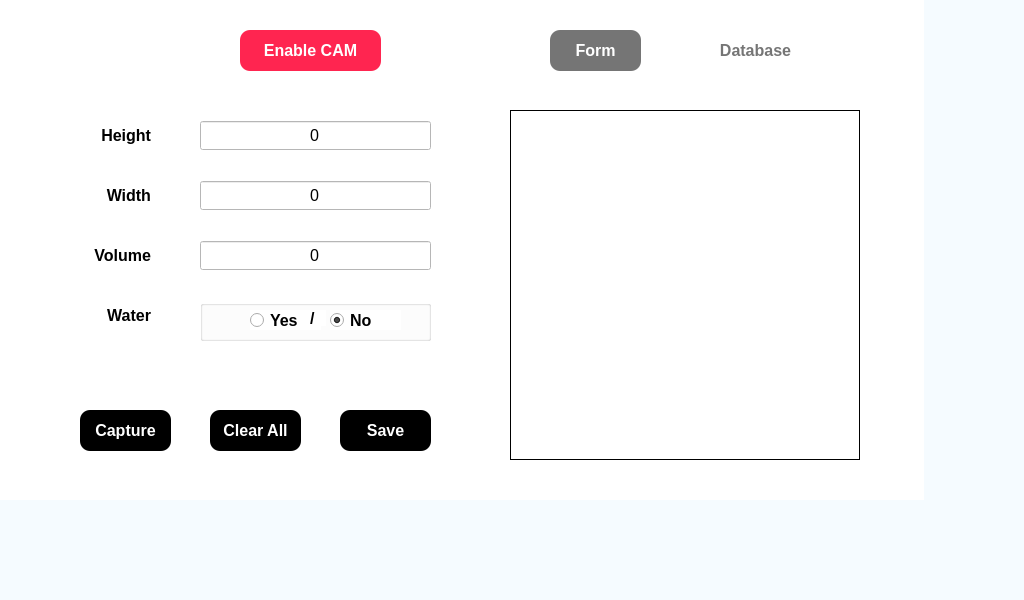
<?xml version="1.0" encoding="UTF-8"?>
<ui version="4.0">
 <class>MainWindow</class>
 <widget class="QMainWindow" name="MainWindow">
  <property name="geometry">
   <rect>
    <x>0</x>
    <y>0</y>
    <width>1024</width>
    <height>600</height>
   </rect>
  </property>
  <property name="minimumSize">
   <size>
    <width>1024</width>
    <height>600</height>
   </size>
  </property>
  <property name="maximumSize">
   <size>
    <width>1024</width>
    <height>600</height>
   </size>
  </property>
  <property name="windowTitle">
   <string>Dialog</string>
  </property>
  <property name="styleSheet">
   <string notr="true">background-color: rgb(245, 251, 255)</string>
  </property>
  <widget class="QFrame" name="frame">
   <property name="minimumSize">
    <size>
     <width>924</width>
     <height>500</height>
    </size>
   </property>
   <property name="maximumSize">
    <size>
     <width>924</width>
     <height>500</height>
    </size>
   </property>
   <property name="styleSheet">
    <string notr="true">background-color: rgb(255, 255, 255)</string>
   </property>
   <property name="frameShape">
    <enum>QFrame::NoFrame</enum>
   </property>
   <property name="frameShadow">
    <enum>QFrame::Raised</enum>
   </property>
   <widget class="QPushButton" name="bt_capture">
    <property name="geometry">
     <rect>
      <x>80</x>
      <y>410</y>
      <width>91</width>
      <height>41</height>
     </rect>
    </property>
    <property name="font">
     <font>
      <pointsize>12</pointsize>
      <bold>true</bold>
     </font>
    </property>
    <property name="styleSheet">
     <string notr="true">background-color: rgb(0, 0, 0);
color: rgb(255,255,255);
border-radius:10px</string>
    </property>
    <property name="text">
     <string>Capture</string>
    </property>
   </widget>
   <widget class="QPushButton" name="bt_clear">
    <property name="geometry">
     <rect>
      <x>210</x>
      <y>410</y>
      <width>91</width>
      <height>41</height>
     </rect>
    </property>
    <property name="font">
     <font>
      <pointsize>12</pointsize>
      <bold>true</bold>
     </font>
    </property>
    <property name="styleSheet">
     <string notr="true">background-color: rgb(0, 0, 0);
color: rgb(255,255,255);
border-radius:10px</string>
    </property>
    <property name="text">
     <string>Clear All</string>
    </property>
   </widget>
   <widget class="QPushButton" name="bt_save">
    <property name="geometry">
     <rect>
      <x>340</x>
      <y>410</y>
      <width>91</width>
      <height>41</height>
     </rect>
    </property>
    <property name="font">
     <font>
      <pointsize>12</pointsize>
      <bold>true</bold>
     </font>
    </property>
    <property name="styleSheet">
     <string notr="true">background-color: rgb(0, 0, 0);
color: rgb(255,255,255);
border-radius:10px</string>
    </property>
    <property name="text">
     <string>Save</string>
    </property>
   </widget>
   <widget class="QLabel" name="label_1">
    <property name="geometry">
     <rect>
      <x>70</x>
      <y>120</y>
      <width>81</width>
      <height>31</height>
     </rect>
    </property>
    <property name="font">
     <font>
      <pointsize>12</pointsize>
      <bold>true</bold>
     </font>
    </property>
    <property name="text">
     <string>Height</string>
    </property>
    <property name="alignment">
     <set>Qt::AlignRight|Qt::AlignTrailing|Qt::AlignVCenter</set>
    </property>
   </widget>
   <widget class="QLabel" name="label_2">
    <property name="geometry">
     <rect>
      <x>70</x>
      <y>180</y>
      <width>81</width>
      <height>31</height>
     </rect>
    </property>
    <property name="font">
     <font>
      <pointsize>12</pointsize>
      <bold>true</bold>
     </font>
    </property>
    <property name="layoutDirection">
     <enum>Qt::LeftToRight</enum>
    </property>
    <property name="text">
     <string>Width</string>
    </property>
    <property name="alignment">
     <set>Qt::AlignRight|Qt::AlignTrailing|Qt::AlignVCenter</set>
    </property>
   </widget>
   <widget class="QLabel" name="label_3">
    <property name="geometry">
     <rect>
      <x>70</x>
      <y>240</y>
      <width>81</width>
      <height>31</height>
     </rect>
    </property>
    <property name="font">
     <font>
      <pointsize>12</pointsize>
      <bold>true</bold>
     </font>
    </property>
    <property name="text">
     <string>Volume</string>
    </property>
    <property name="alignment">
     <set>Qt::AlignRight|Qt::AlignTrailing|Qt::AlignVCenter</set>
    </property>
   </widget>
   <widget class="QLabel" name="label_4">
    <property name="geometry">
     <rect>
      <x>70</x>
      <y>300</y>
      <width>81</width>
      <height>31</height>
     </rect>
    </property>
    <property name="font">
     <font>
      <pointsize>12</pointsize>
      <bold>true</bold>
     </font>
    </property>
    <property name="text">
     <string>Water</string>
    </property>
    <property name="alignment">
     <set>Qt::AlignRight|Qt::AlignTrailing|Qt::AlignVCenter</set>
    </property>
   </widget>
   <widget class="QGroupBox" name="gb_water">
    <property name="geometry">
     <rect>
      <x>200</x>
      <y>300</y>
      <width>231</width>
      <height>41</height>
     </rect>
    </property>
    <property name="title">
     <string/>
    </property>
    <widget class="QRadioButton" name="rb_yes">
     <property name="geometry">
      <rect>
       <x>50</x>
       <y>10</y>
       <width>71</width>
       <height>20</height>
      </rect>
     </property>
     <property name="font">
      <font>
       <pointsize>12</pointsize>
       <bold>true</bold>
      </font>
     </property>
     <property name="text">
      <string>Yes</string>
     </property>
    </widget>
    <widget class="QLabel" name="label">
     <property name="geometry">
      <rect>
       <x>110</x>
       <y>10</y>
       <width>16</width>
       <height>16</height>
      </rect>
     </property>
     <property name="font">
      <font>
       <pointsize>12</pointsize>
       <bold>true</bold>
      </font>
     </property>
     <property name="text">
      <string>/</string>
     </property>
    </widget>
    <widget class="QRadioButton" name="rb_no">
     <property name="geometry">
      <rect>
       <x>130</x>
       <y>10</y>
       <width>71</width>
       <height>20</height>
      </rect>
     </property>
     <property name="font">
      <font>
       <pointsize>12</pointsize>
       <bold>true</bold>
      </font>
     </property>
     <property name="text">
      <string>No</string>
     </property>
     <property name="checked">
      <bool>true</bool>
     </property>
    </widget>
   </widget>
   <widget class="QSpinBox" name="sp_width">
    <property name="enabled">
     <bool>true</bool>
    </property>
    <property name="geometry">
     <rect>
      <x>200</x>
      <y>180</y>
      <width>231</width>
      <height>31</height>
     </rect>
    </property>
    <property name="font">
     <font>
      <pointsize>12</pointsize>
      <bold>false</bold>
     </font>
    </property>
    <property name="alignment">
     <set>Qt::AlignCenter</set>
    </property>
    <property name="buttonSymbols">
     <enum>QAbstractSpinBox::NoButtons</enum>
    </property>
    <property name="maximum">
     <number>10000</number>
    </property>
   </widget>
   <widget class="QSpinBox" name="sp_volume">
    <property name="enabled">
     <bool>true</bool>
    </property>
    <property name="geometry">
     <rect>
      <x>200</x>
      <y>240</y>
      <width>231</width>
      <height>31</height>
     </rect>
    </property>
    <property name="font">
     <font>
      <pointsize>12</pointsize>
      <bold>false</bold>
     </font>
    </property>
    <property name="alignment">
     <set>Qt::AlignCenter</set>
    </property>
    <property name="buttonSymbols">
     <enum>QAbstractSpinBox::NoButtons</enum>
    </property>
    <property name="maximum">
     <number>10000</number>
    </property>
   </widget>
   <widget class="QSpinBox" name="sp_height">
    <property name="enabled">
     <bool>true</bool>
    </property>
    <property name="geometry">
     <rect>
      <x>200</x>
      <y>120</y>
      <width>231</width>
      <height>31</height>
     </rect>
    </property>
    <property name="font">
     <font>
      <pointsize>12</pointsize>
      <bold>false</bold>
     </font>
    </property>
    <property name="wrapping">
     <bool>false</bool>
    </property>
    <property name="alignment">
     <set>Qt::AlignCenter</set>
    </property>
    <property name="buttonSymbols">
     <enum>QAbstractSpinBox::NoButtons</enum>
    </property>
    <property name="maximum">
     <number>10000</number>
    </property>
   </widget>
   <widget class="QPushButton" name="bt_form">
    <property name="geometry">
     <rect>
      <x>550</x>
      <y>30</y>
      <width>91</width>
      <height>41</height>
     </rect>
    </property>
    <property name="font">
     <font>
      <pointsize>12</pointsize>
      <bold>true</bold>
     </font>
    </property>
    <property name="styleSheet">
     <string notr="true">background-color: rgb(117, 117, 117);
color: rgb(255,255,255);
border-radius:10px</string>
    </property>
    <property name="text">
     <string>Form</string>
    </property>
    <property name="checkable">
     <bool>false</bool>
    </property>
   </widget>
   <widget class="QPushButton" name="bt_database">
    <property name="geometry">
     <rect>
      <x>710</x>
      <y>30</y>
      <width>91</width>
      <height>41</height>
     </rect>
    </property>
    <property name="font">
     <font>
      <pointsize>12</pointsize>
      <bold>true</bold>
     </font>
    </property>
    <property name="styleSheet">
     <string notr="true">background-color: rgb(255,255,255);
color: rgb(117,117,117);
border-radius:10px</string>
    </property>
    <property name="text">
     <string>Database</string>
    </property>
   </widget>
   <widget class="QLabel" name="img_oak">
    <property name="geometry">
     <rect>
      <x>510</x>
      <y>110</y>
      <width>350</width>
      <height>350</height>
     </rect>
    </property>
    <property name="font">
     <font>
      <bold>false</bold>
     </font>
    </property>
    <property name="styleSheet">
     <string notr="true"/>
    </property>
    <property name="frameShape">
     <enum>QFrame::Box</enum>
    </property>
    <property name="text">
     <string/>
    </property>
   </widget>
   <widget class="QPushButton" name="chkOAK">
    <property name="geometry">
     <rect>
      <x>240</x>
      <y>30</y>
      <width>141</width>
      <height>41</height>
     </rect>
    </property>
    <property name="font">
     <font>
      <pointsize>12</pointsize>
      <bold>true</bold>
     </font>
    </property>
    <property name="styleSheet">
     <string notr="true">background-color: rgb(255, 37, 80);
color: rgb(255,255,255);
border-radius:10px</string>
    </property>
    <property name="text">
     <string>Enable CAM</string>
    </property>
    <property name="checkable">
     <bool>true</bool>
    </property>
   </widget>
  </widget>
 </widget>
 <resources/>
 <connections/>
</ui>
